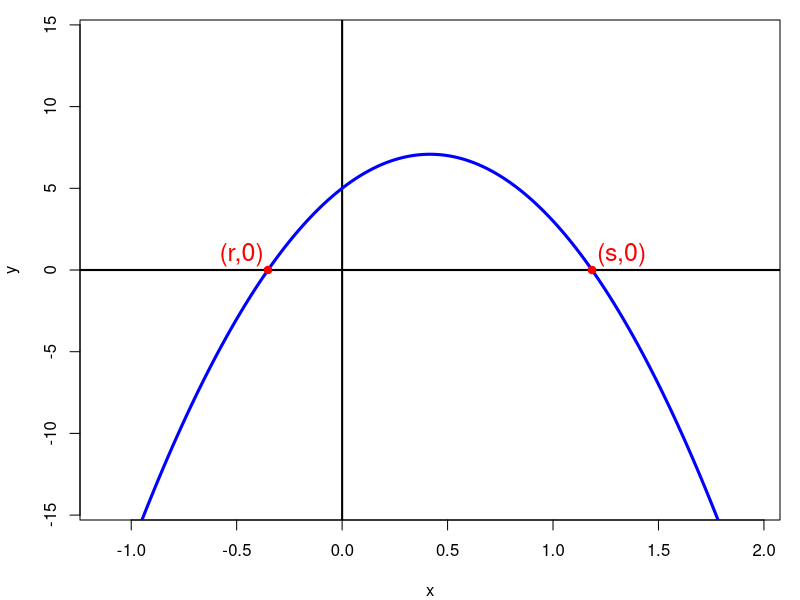

Generate this figure with R:
## ---- chunk 1
options(scipen=999)

pn = function(coeffs,pows){
    pows = pows[coeffs!=0]
    coeffs = coeffs[coeffs!=0]
    ex1 = paste0("{",coeffs,"}x^{",pows,"}",collapse="+")
    ex1 = gsub("+{-","-{",ex1,fixed=T)
    ex1 = gsub("{1}x^{0}","1",ex1,fixed=T)
    ex1 = gsub("{-1}x^{0}","-1",ex1,fixed=T)
    ex1 = gsub("{1}x","x",ex1,fixed=T)
    ex1 = gsub("{-1}x","-x",ex1,fixed=T)
    ex1 = gsub("x^{0}","",ex1,fixed=T)
    ex1 = gsub("x^{1}","x",ex1,fixed=T)
    ex1 = gsub("+-","-",ex1,fixed=T)
    ex1 = gsub("{","",ex1,fixed=T)
    ex1 = gsub("}","",ex1,fixed=T)
    if(ex1 == ""){
        ex1 = "0"
    }
    return(ex1)
}

simpsqrt = function(x){
    primes = c(2,3,5,7,11,13,17)
}

addorsub = function(x){
    if(x<0){
        return(paste0("-",abs(x),collapse=""))
    } else {
        return(paste0("+",abs(x),collapse=""))
    }
}

while(T){
    abc = sample(2:12,3)*sample(c(-1,1),3,T)
    a = abc[1]
    b = abc[2]
    c = abc[3]
    if(b^2-4*a*c>0){
        x1 = -b/2/a-abs(sqrt(b^2-4*a*c)/2/a)
        x2 = -b/2/a+abs(sqrt(b^2-4*a*c)/2/a)
        xm = -b/2/a-sqrt(b^2-4*a*c)/2/a
        xp = -b/2/a+sqrt(b^2-4*a*c)/2/a
        if(abs(x2-x1)>0.4 && abs(x1)>0.01 && abs(x2)>0.01 && abs(x1)<100 && abs(x2)<100 && !(x1%%1==0) && !(x2%%1==0)){break}
    }
}

ach1 = round(x1+(sample(-4:0,1)+0:4)*0.03,2)
ach2 = round(x2+(sample(-4:0,1)+0:4)*0.03,2)

x1r = round(x1,2)
x2r = round(x2,2)

al1 = paste0("* ",sprintf("%0.2f",ach1),collapse="\n")
al2 = paste0("* ",sprintf("%0.2f",ach2),collapse="\n")

sol1 = paste0(1*(ach1==x1r),collapse="")
sol2 = paste0(1*(ach2==x2r),collapse="")

## ---- chunk 2
par(mar=c(4,4,1,1))
wid = abs(sqrt(b^2-4*a*c)/2/a)
mid = -b/2/a

k = a*mid^2+b*mid+c

plot(0,0,"n",xlim=c(mid-2*wid,mid+2*wid),ylim=c(-2*abs(k),2*abs(k)),xlab="x",ylab="y")

abline(h=0,lwd=2)
abline(v=0,lwd=2)

xs = seq(mid-2*wid,mid+2*wid,wid/100)
ys = a*xs^2+b*xs+c

lines(xs,ys,col="blue",lwd=3)

points(x1,0,pch=19,col="red")
points(x2,0,pch=19,col="red")

text(x1,0,"(r,0)",adj=c(0.5+0.6,sign(a)+0.5),col="red",cex=1.5)
text(x2,0,"(s,0)",adj=c(0.5-0.6,sign(a)+0.5),col="red",cex=1.5)
